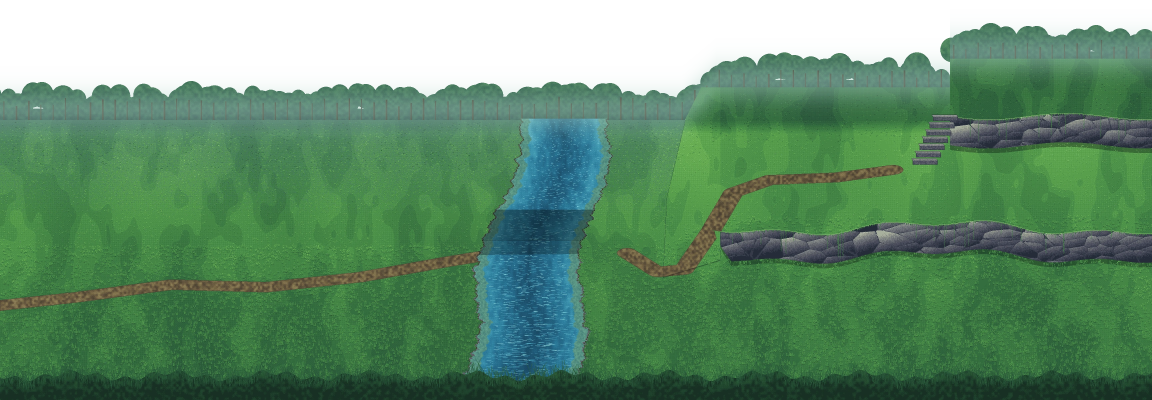
#> input picture src/assets/maps/river_forest/ground.webp, 3456 x 1200 px, found by its file name (shown at 1/3 size)
$ python variants.py
#> lines starting #> are read from the running program, lines starting #| are printed output that depends on the picture
import sys, os
sys.path.insert(0, os.path.dirname(os.path.abspath(__file__)))
import numpy as np
from PIL import Image
from comp import composite
ground = np.asarray(Image.open('/tmp/claude-0/-home-user-Ninja-Fantasy-Game/686daf18-129b-55df-a0e0-8b5389d0083e/scratchpad/phase-fix/src/assets/maps/river_forest/ground.webp').convert('RGB')).astype(float)
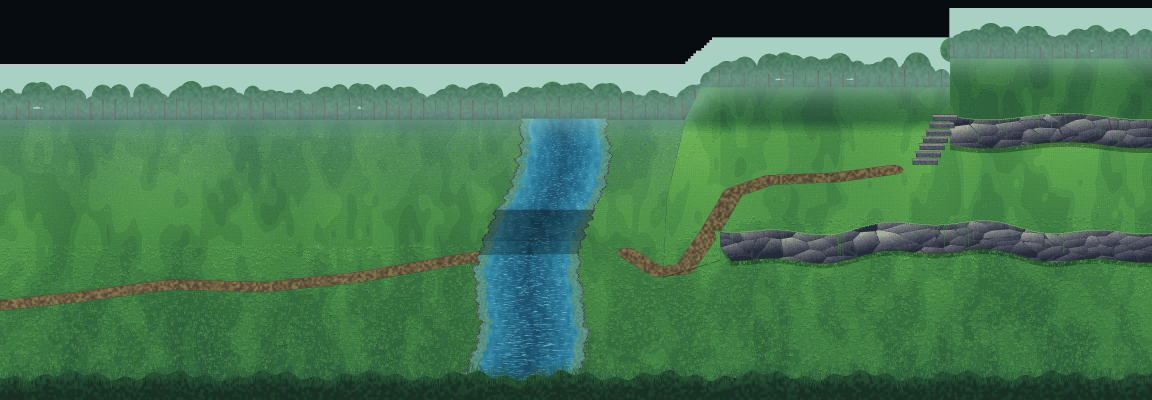
#> ground: shape (1200, 3456, 3) float64 (shown at 1/3 size); mean R, G, B 66.2, 112.5, 78.5
#> (the run stopped early here; a loop or call above may not have finished)
